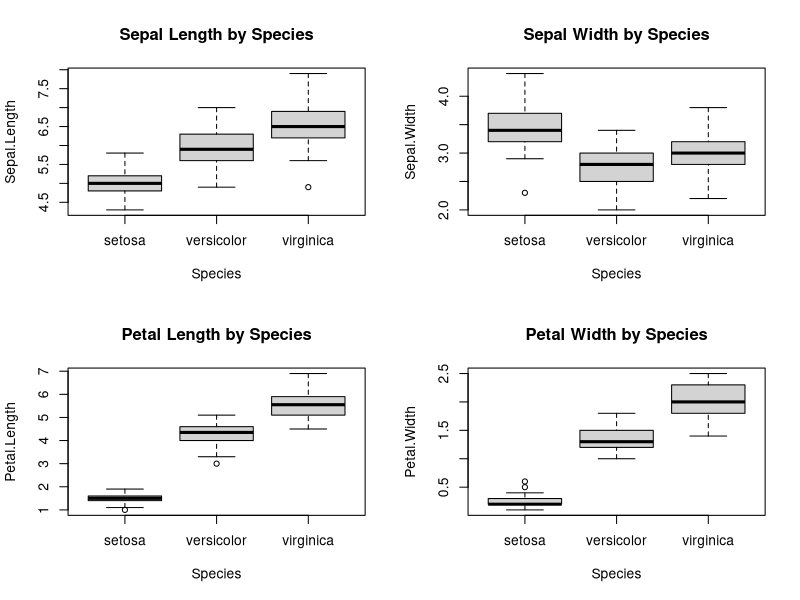
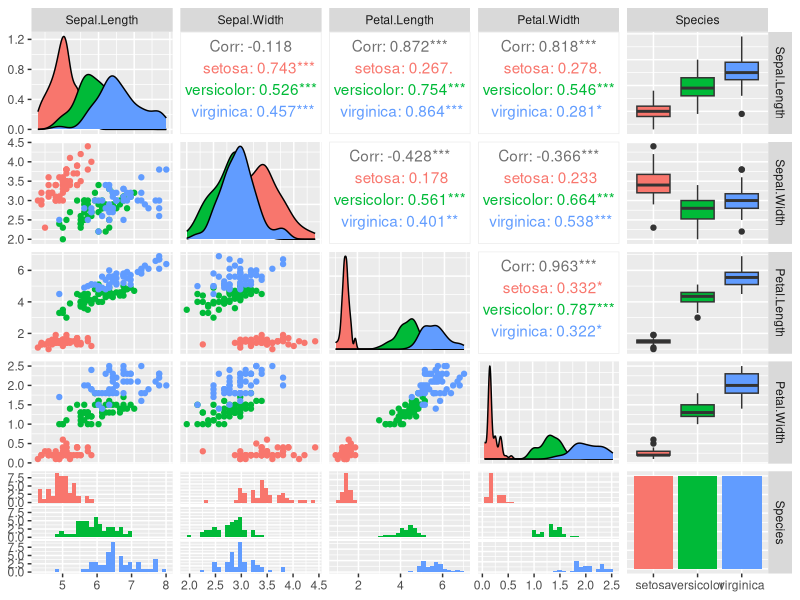

Reproduce these figures in R, in order.
# Load the Iris dataset
data(iris)

# Display the structure of the dataset
str(iris)

# Summary statistics
summary(iris)

# Check for missing values
sum(is.na(iris))

# Number of unique values in the target variable (Species)
table(iris$Species)

# Boxplot for each variable by Species
par(mfrow=c(2,2))
boxplot(Sepal.Length ~ Species, data=iris, main="Sepal Length by Species")
boxplot(Sepal.Width ~ Species, data=iris, main="Sepal Width by Species")
boxplot(Petal.Length ~ Species, data=iris, main="Petal Length by Species")
boxplot(Petal.Width ~ Species, data=iris, main="Petal Width by Species")


# Load the Iris dataset if not already loaded
data(iris)

# Perform ANOVA test
anova_result <- aov(Sepal.Length ~ Species, data = iris)

# Display the ANOVA summary
summary(anova_result)


# Install and load necessary library
install.packages("GGally")
library(GGally)

# Create a pair plot
ggpairs(iris, aes(color = Species))
